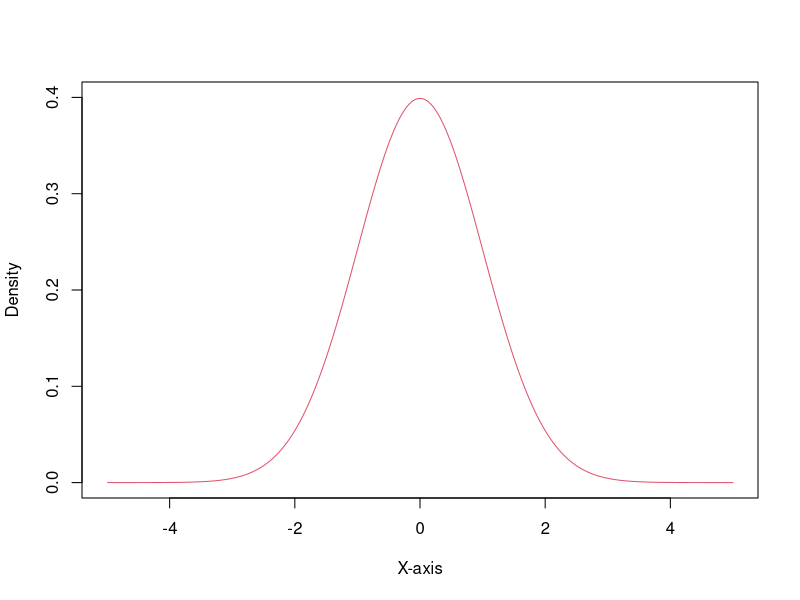

Source code (R):
## ---- chunk 1
X <- c(1:1000)*0.01-5;
Density <- dnorm(X);
T1 <- dt(X,1);
plot(x=X,y=Density,type='l',xlab="X-axis",ylab="Density",xlim=c(-5,5),ylim=c(0,0.4),col='2')
